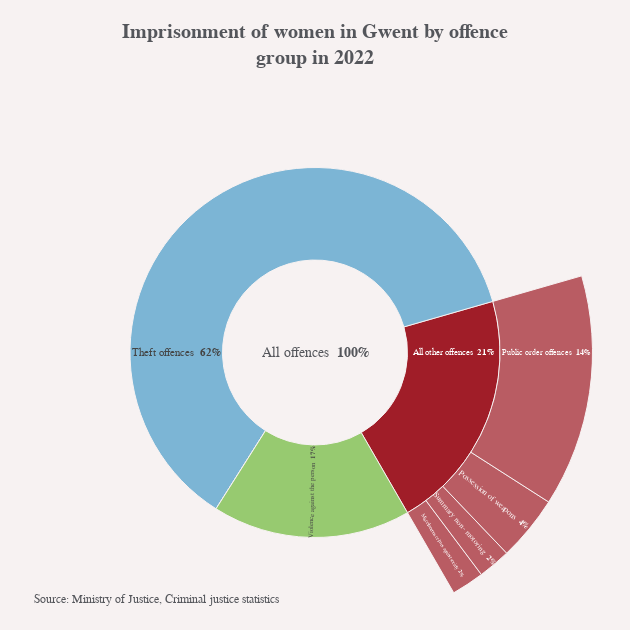

Write notebook code for a chart like this one.
### Markdown cell above
Have added some logging statements to check the filtering process. I've also spotted the use of a `<br>` tag in there, rather than a `\n` which could be causing issues.

### Code cell
chart = custody_offences.test_chart()
chart

### Figure 1 — Plotly figure (JSON) as saved in the notebook; plotly's stock layout.template omitted (floating-point values rounded to 4 significant figures)
{"data": [{"branchvalues": "total", "domain": {"column": 0, "row": 0}, "hoverinfo": "label+percent parent", "hovertemplate": "<b>%{label}</b><br>%{percentParent: .0%} of %{parent}<extra></extra>", "insidetextorientation": "radial", "labels": ["Breaches", "Criminal damage and\narson", "Fraud offences", "Not known", "Robbery", "Sexual offences", "Summary motoring", "Miscellaneous\ncrimes against\nsociety", "Summary non-\nmotoring", "Possession of\nweapons", "Public order\noffences", "All other\noffences", "Theft\noffences", "Drug\noffences", "Violence\nagainst the\nperson"], "parents": ["All other\noffences", "All other\noffences", "All other\noffences", "All other\noffences", "All other\noffences", "All other\noffences", "All other\noffences", "All other\noffences", "All other\noffences", "All other\noffences", "All other\noffences", "All offences", "All offences", "All offences", "All offences"], "rotation": -60, "sort": false, "texttemplate": "%{label} <b>%{percentRoot: .0%}</b>", "type": "sunburst", "values": [0.0, 0.0, 0.0, 0.0, 0.0, 0.0, 0.0, 0.019, 0.019, 0.038, 0.135, 0.211, 0.615, 0.0, 0.173]}], "layout": {"annotations": [{"font": {"size": 12}, "showarrow": false, "text": "Source: Ministry of Justice, Criminal justice statistics", "x": 0.05, "xanchor": "left", "xref": "paper", "y": 0.07, "yanchor": "top", "yref": "paper"}], "height": 630, "margin": {"b": 0, "l": 0, "r": 0, "t": 75}, "title": {"text": "<b>Imprisonment of women in Gwent by offence<br>group in 2022</b>", "y": 0.94, "yanchor": "bottom"}, "width": 630}}
